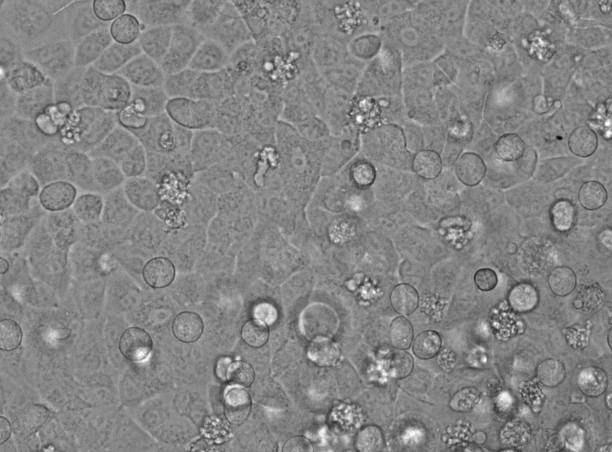
#> input picture Data/Kernels/C2_03_1_1_Bright Field_004.tif, 1224 x 904 px (shown at 1/2 size)
$ jupyter execute --allow-errors 'March IV&V Analysis-Monoculture-DynamicFeature-Plate3.ipynb'   (shell and % lines are left out)   (older library calls are emulated)
#> lines starting #> are read from the running program, lines starting #| are printed output that depends on the picture
[cell 1]
import matplotlib.pyplot as plt;
import seaborn as sns;
from PIL import Image
from matplotlib.pyplot import imshow
import numpy as np;
import glob
import os

## Image Ingest

[cell 2]
def rgb2gray(rgb):

    r, g, b = rgb[:,:,0], rgb[:,:,1], rgb[:,:,2]
    gray = 0.2989 * r + 0.5870 * g + 0.1140 * b

    return gray

## Set Healthy Kernel

[cell 3]
set_kernel = True;
invert_image = False;
# [13 lines of commented-out code are left out]

[cell 4]
from scipy.ndimage import gaussian_filter
from skimage import data
from skimage import img_as_float
from skimage.morphology import reconstruction

# [14 lines of commented-out code are left out]

[cell 5]
# [22 lines of commented-out code are left out]

[cell 6]
#Healthy Cells

im = Image.open("Data/Kernels/C2_03_1_1_Bright Field_004.tif");
#> im is the input picture: PIL image 1224x904 I;16; min 9983, max 65504, mean 38938.3

#imshow(np.asarray(im))
im_array_gray = np.asarray(im,dtype=np.float32)
#im_array_gray = rgb2gray(im_array);
if invert_image:
    im_array_gray = (np.abs(255.0-im_array_gray))

im_array_gray_A549 = im_array_gray;

#Cells Condensing/Circular Cells

im = Image.open("Data/Kernels/C2_04_1_1_Bright Field_008.tif");
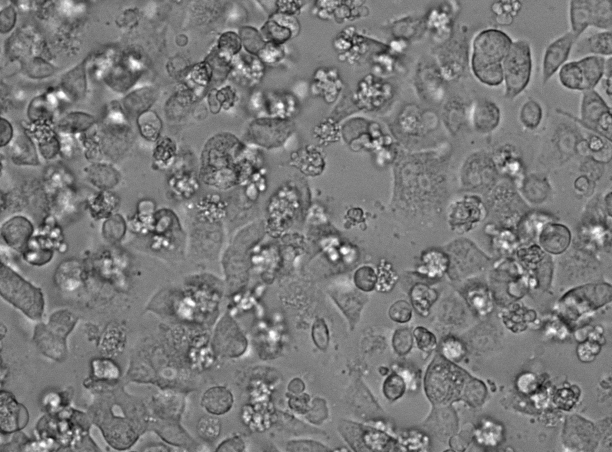
#> input picture Data/Kernels/C2_04_1_1_Bright Field_008.tif, 1224 x 904 px (shown at 1/2 size)
#> im is the input picture: PIL image 1224x904 I;16; min 16335, max 65504, mean 39990.4
im_array_gray = np.asarray(im,dtype=np.float32)
#im_array_gray = rgb2gray(im_array);
if invert_image:
    im_array_gray = (np.abs(255.0-im_array_gray))
im_array_gray_macrophage = im_array_gray;
im_array_gray_dendritic = im_array_gray;


# in focus circular cells
im = Image.open("Data/Kernels/runawaygrowth_kernels/B7_1_Image_D5D18_A549_T02.tif");
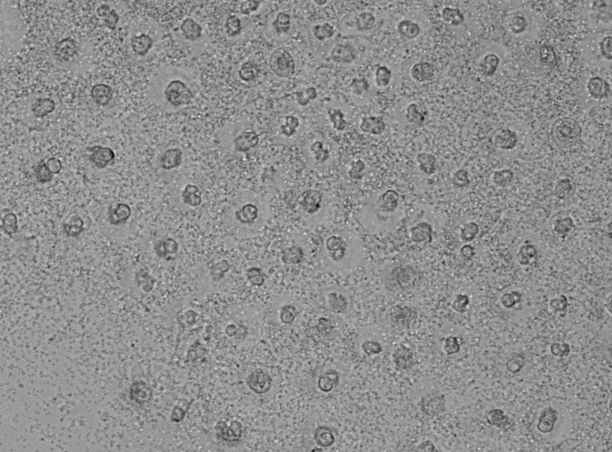
#> input picture Data/Kernels/runawaygrowth_kernels/B7_1_Image_D5D18_A549_T02.tif, 1224 x 904 px (shown at 1/2 size)
#> im is the input picture: PIL image 1224x904 I;16; min 23753, max 60414, mean 44314.8
im_array_gray = np.asarray(im,dtype=np.float32)
if False:
    im_array_gray = (255.0-im_array_gray)
im_array_gray_circular_infocus = im_array_gray;


# [17 lines of commented-out code are left out]

#> (the rest of this cell did not finish here and is left out)

#> (a cell that did not finish here is left out)

[cell 8]
plt.figure(figsize=(20,20))
imshow(im_array_gray_circular_infocus,cmap='gray')
plt.figure(figsize=(5,5))
imshow(im_array_gray_circular_infocus[200:280,500:600],cmap='gray')
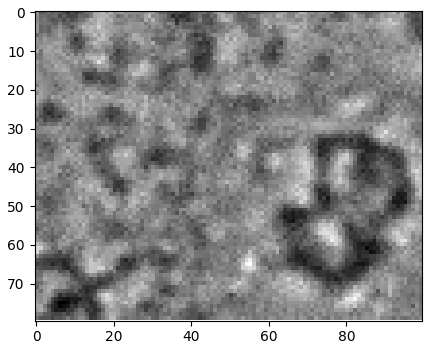
#> figure drawn by matplotlib, 1 panel
#> `sample_kernel_healthy_A549 = (np.mean(sample_kernel_healthy_A549,axis=..`:
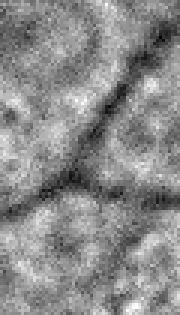
#> sample_kernel_healthy_A549: shape (105, 60) float32 (shown 3 times larger); min -0.252, max 0.21, mean 3.81e-08; drawn with min black and max white
#> `sample_kernel_healthy_A549[sample_kernel_healthy_A549<0.00] =0.0;`:
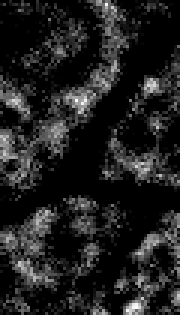
#> sample_kernel_healthy_A549: shape (105, 60) float32 (shown 3 times larger); min 0, max 0.21, mean 0.027; drawn with min black and max white
#> `sample_kernel_healthy_dendritic = (np.mean(sample_kernel_healthy_dendr..`:
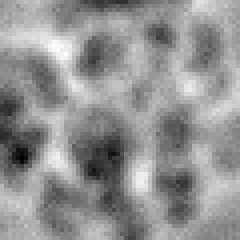
#> sample_kernel_healthy_dendritic: shape (60, 60) float32 (shown 4 times larger); min -0.613, max 0.451, mean 2.54e-08; drawn with min black and max white
#> `sample_kernel_healthy_dendritic[sample_kernel_healthy_dendritic<0.00] ..`:
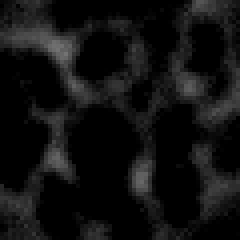
#> sample_kernel_healthy_dendritic: shape (60, 60) float32 (shown 4 times larger); min 0, max 0.451, mean 0.0673
#> `sample_kernel_healthy_macrophage = np.array(im_array_gray_macrophage[1..`:
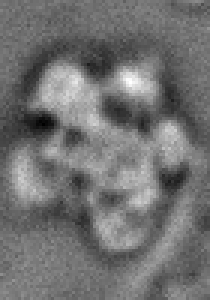
#> sample_kernel_healthy_macrophage: shape (100, 70) float32 (shown 3 times larger); min 22831, max 62335, mean 40467.9; drawn with min black and max white
#> `sample_kernel_healthy_macrophage = (np.mean(sample_kernel_healthy_macr..`:
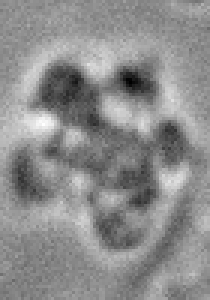
#> sample_kernel_healthy_macrophage: shape (100, 70) float32 (shown 3 times larger); min -0.54, max 0.436, mean 5.4e-08; drawn with min black and max white
#> `sample_kernel_healthy_macrophage[sample_kernel_healthy_macrophage<0.00..`:
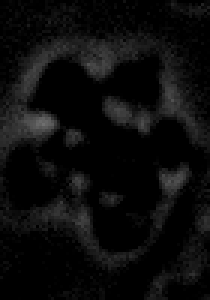
#> sample_kernel_healthy_macrophage: shape (100, 70) float32 (shown 3 times larger); min 0, max 0.436, mean 0.0468

## Shaded Normal Kernel Extraction

#> (a cell that did not finish here is left out)

[cell 10]
plt.figure()
imshow(np.abs(sample_kernel_healthy_A549),cmap='gray')
plt.title('Healthy A549 Kernel')

plt.figure()
imshow(np.abs(sample_kernel_healthy_dendritic),cmap='gray')
plt.title('Healthy Dendritic')

plt.figure()
imshow(np.abs(sample_kernel_healthy_macrophage),cmap='gray')
plt.title('Healthy Macrophages')

plt.figure()
#> (the rest of this cell did not finish here and is left out)

[cell 11]
#Unhealthy cells plots
plt.figure()
#> (the rest of this cell did not finish here and is left out)

### Load Image Files to Analyze

#> (a cell that did not finish here is left out)

#> (a cell that did not finish here is left out)

#> (a cell that did not finish here is left out)

[cell 15]
import itertools, os
rootdir = '/Users/eyeung/Box/PNNL Friend or Foe Upload/20200304 IVV A549 P3/20200304 IVV A549 P3';
#> (the rest of this cell did not finish here and is left out)

#> (a cell that did not finish here is left out)

#> (a cell that did not finish here is left out)

[cell 18]
import pickle
row_res_masking = 10;
col_res_masking = 10;
#[mask_sample_kernel_healthy_A549,mask_sample_kernel_healthy_dendritic,mask_sample_kernel_healthy_macrophage,mask_sample_kernel_unhealthy_A549,mask_sample_kernel_unhealthy_dendritic,mask_sample_kernel_unhealthy_macrophage,mask_sample_kernel_bacterial_patch]
kernel_names = ['hA549','hden','hmacro','uha549','uhden','uhmacro','bp']
invert_image = False
norms_pos_file_suffix = dict();
#feature_dict = pickle.load(open('March_Dynamic_Feature_Session.pickle','rb'))
#open('March_Dynamic_Feature_Session.pickle','rb').close()
feature_dict = dict();
#> (the rest of this cell did not finish here and is left out)

[cell 19]
feature_dict

[cell 20]
import pickle
import numpy as np
import matplotlib.pyplot as plt
output_file = open('March_Dynamic_Feature_Session_Plate3.pickle','rb')
#> (reads March_Dynamic_Feature_Session_Plate3.pickle from the repository)
